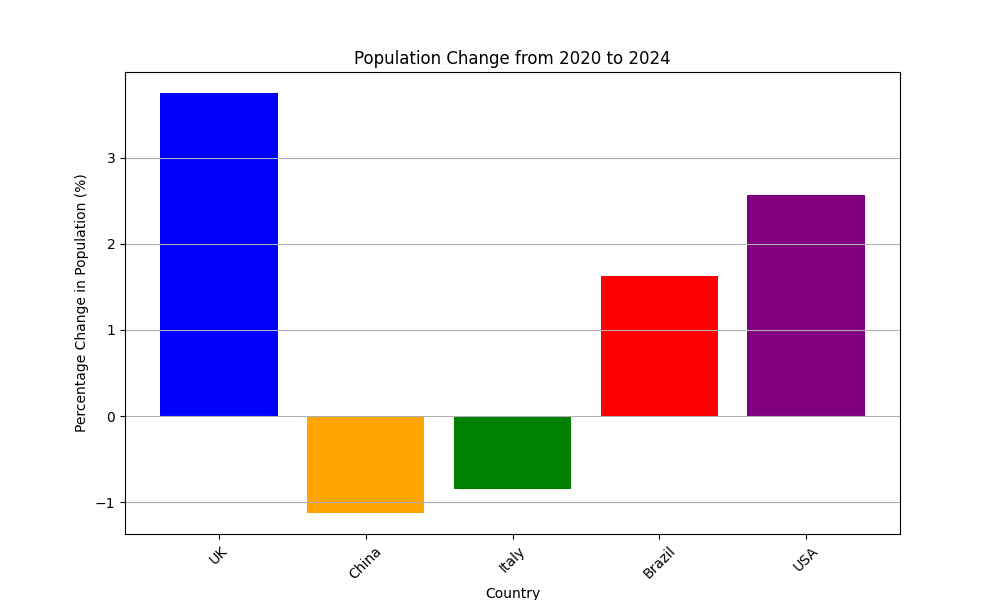

Write Python code to recreate this figure.
import numpy as np
import matplotlib.pyplot as plt

#2020年和2024年5个国家人口数据表格
population_data = {
    "Country": ["UK", "China", "Italy", "Brazil", "USA"],
    "Population_2020": [66.7, 1426, 59.4, 208.6, 331.6],  # 单位：million
    "Population_2024": [69.2, 1410, 58.9, 212.0, 340.1]   # 单位：million
}
countries = population_data["Country"]
population_2020 = population_data["Population_2020"]
population_2024 = population_data["Population_2024"]
#calculate and print the percentage change of each population using the below equetion: percentage_change = ((population_2024 - population_2020) / population_2020) * 100
percentage_change = ((np.array(population_2024) - np.array(population_2020)) / np.array(population_2020)) * 100
for country, change in zip(countries, percentage_change):
    print(f"{country}: {change:.2f}%")
#Print the population changes in descending order,fromthe largest increase to the largest decrease.Identify which country has the largest increase and which country has the largest decrease in population.
sorted_indices = np.argsort(percentage_change)[::-1]
print("\nPopulation changes in descending order:")
for i in sorted_indices:
    print(f"{countries[i]}: {percentage_change[i]:.2f}%")
largest_increase_country = countries[sorted_indices[0]]
largest_decrease_country = countries[sorted_indices[-1]]
print(f"\nCountry with the largest increase: {largest_increase_country}")
print(f"Country with the largest decrease: {largest_decrease_country}")
#创建一个带有标签的条形图，显示每个国家的人口变化。
plt.figure(figsize=(10, 6))
plt.bar(countries, percentage_change, color=['blue', 'orange', 'green', 'red', 'purple'])
plt.xlabel('Country')
plt.ylabel('Percentage Change in Population (%)')
plt.title('Population Change from 2020 to 2024')
plt.xticks(rotation=45)
plt.grid(axis='y')
plt.show()
